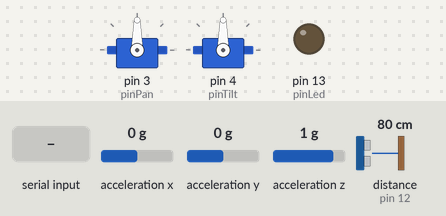
Simulated run of this sketch. Board: Arduino Nano, built with avr-gcc and run on an emulated ATmega328P. On the bench: 2 × servo, output pins drawn as LEDs (lit = HIGH). The inputs (shaded band) are chosen by the test bench; at power-on: acceleration x 0 g, acceleration y 0 g, acceleration z 1 g, distance to the obstacle (sensor on pin 12) 80 cm. The echo pulse lasts 58.3 µs per cm; pins used as bus, display or sensor lines are not drawn; what the sketch prints to the serial monitor is not drawn.

Above: at 1.2 s.
1.3 s: "0;" received over Serial
At 2.1 s:
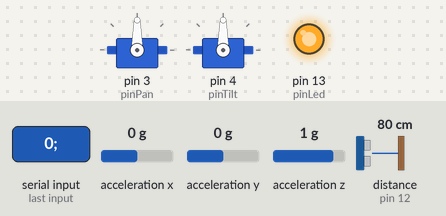
2.8 s: "1;" received over Serial
4.3 s: "3;" received over Serial
Timing chart, 0 to 7.3 s (numbered marks = the images above; inputs shaded):
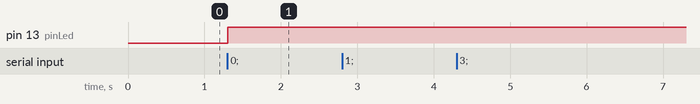

The sketch:

nano.ino
```cpp
#include <Servo.h>  // servo library
#include "SparkFunLIS3DH.h"
#include "Wire.h"
#include "SPI.h"

const int pinTrigger = 11;
const int pinEcho = 12;
const int pinLed = 13;

const int pinPan = 3;
const int pinTilt = 4;

const int ktir1 = A3;
const int ktir2 = A6;
const int ktir3 = A7;

Servo pan;
Servo tilt;

LIS3DH myIMU; //Default constructor is I2C, addr 0x19.

// LIS3DH Hardware connections:
// Connect I2C SDA line to A4
// Connect I2C SCL line to A5
// Connect GND and 3.3v power to the IMU

// ------------------------------------ main ------------------------------------------

// the loop function runs over and over again forever
void loop() {
   readData();
}

// Input:         'device:device_specific_data;'
// Led:           '0:{state};' on - 1, off - 0
// Ultrasonic:    '1;'
// Servo:         '2;{device}:{position}' pan - 0, tilt - 1
// Accelerometer: '3;'
// ktir:          '4;'
void readData() {
  const String data = Serial.readStringUntil(';');
   if (data != "") {
     const int device = getValue(data, ':', 0);
     switch(device) {
        case 0:
          processLed(data);
          break;
        case 1:
          processUltrasonicSensor();
          break;
        case 2:
          processServo(data);
          break;
        case 3:
          processAccelerometer();
          break;
        case 4:
          processKtir();
          break;
      }
   }
}

void processLed(const String& data) {
  getValue(data, ':', 1) ? turnLedOn() : turnLedOff();
}

void processUltrasonicSensor() {
  sendUltrasonicDistance();
}

void processServo(const String& data) {
  getValue(data, ':', 1) ? processPan(data) : processTilt(data);
}

void processPan(const String& data) {
  setPanPosition(getValue(data, ':', 2));
}

void processTilt(const String& data) {
  setTiltPosition(getValue(data, ':', 2));
}

void processAccelerometer() {
  sendAccelerometerData();
}

void processKtir() {
  sendKtirData();
}

int getValue(const String& data, char separator, int index) {
  int found = 0;
  int indexStart = 0;
  int indexStop = -1;
  const int maxIndex = data.length() - 1;

  for (int i = 0; i <= maxIndex && found <= index; i++) {
    if (data.charAt(i) == separator || i == maxIndex) {
        found++;
        indexStart = indexStop + 1;
        indexStop = (i == maxIndex) ? i + 1 : i;
    }
  }
  return found > index ? data.substring(indexStart, indexStop).toInt() : 99;
}


// ------------------------------------ setup ------------------------------------------

// the setup function runs once when you press reset or power the board
void setup() {
  // initialize serial communication at 9600 bits per second:
  Serial.begin(9600);

  // initialize digital pin 13 as an output.
  pinMode(pinLed, OUTPUT);

  // set up ultrasonic sensor pins
  pinMode(pinTrigger, OUTPUT);
  pinMode(pinEcho, INPUT);

  // set up pan pin
  pan.attach(pinPan);

  // set up tilt pin
  tilt.attach(pinTilt);

  // set up LIS3DH
  myIMU.begin();
}

// ------------------------------------ led ------------------------------------------

void turnLedOn() {
  digitalWrite(pinLed, HIGH);   // turn the LED on (HIGH is the voltage level)
}

void turnLedOff() {
  digitalWrite(pinLed, LOW);    // turn the LED off by making the voltage LOW
}

// ------------------------------------ ultrasonic sensor HC-SR04 ------------------------------------------

void sendUltrasonicDistance() {
  int dist = getUltrasonicDistance();
  Serial.println(dist);
}

// send a ping from ultrasonic sensor HC-SR04 and return distance in cm
int getUltrasonicDistance() {
  // send a 10us+ pulse
  digitalWrite(pinTrigger, LOW);
  delayMicroseconds(20);
  digitalWrite(pinTrigger, HIGH);
  delayMicroseconds(10);
  digitalWrite(pinTrigger, LOW);
  delayMicroseconds(20);

  //  read duration of echo
  int duration = pulseIn(pinEcho, HIGH);

  // dist = duration * speed of sound * 1/2
  // dist in cm = duration in us * 1 x 10^{-6} * 340.26 * 100 * 1/2
  // =  0.017*duration
  float dist = 0.017 * duration;

  return (int)dist;
}

// ------------------------------------ pan ------------------------------------------

void setPanPosition(int panPosition) {
  pan.write(panPosition);
}

// ------------------------------------ tilt ------------------------------------------

void setTiltPosition(int tiltPosition) {
  tilt.write(tiltPosition);
}

// ------------------------------------ accelerometer LIS3DH ------------------------------------------

void sendAccelerometerData() {
  String data = getAccelerometerData();
  Serial.println(data);
}

String getAccelerometerData() {
  return String(myIMU.readFloatAccelX()) + ";" + String(myIMU.readFloatAccelY()) + ";" + String(myIMU.readFloatAccelZ());
}

// ------------------------------------ sensors KTIR0711S ------------------------------------------

void sendKtirData() {
  String data = getKtirData();
  Serial.println(data);
}


String getKtirData() {
  return String(analogRead(ktir1)) + ";" + String(analogRead(ktir2)) + ";" + String(analogRead(ktir3));
}
```

Measured:
- after the input at 1.3 s, pin 13 (pinLed): LOW → HIGH at once
- after the input at 2.8 s, every drawn part: stays the same
- after the input at 4.3 s, every drawn part: stays the same
